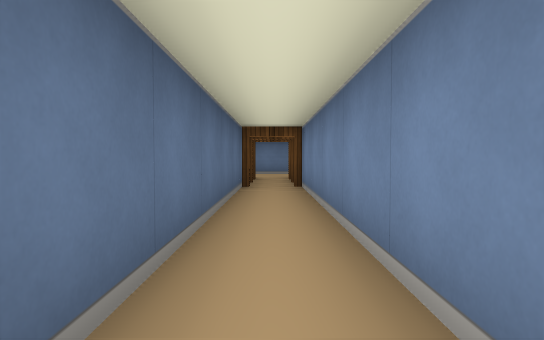
View 1 (above)

17 first-person views from a walk through a cub3D ray-caster map. The camera is about half as high as the walls, tilts 2° down and sees 75° across. The floor is counted in squares. Each view is taken from the middle of a square. On the plan, view 1 faces up. The plan holds only what a view shows up to about 9 squares ahead; the rest is blank.

View 2
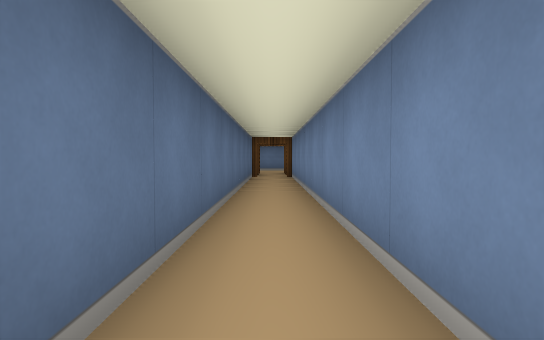

View 3
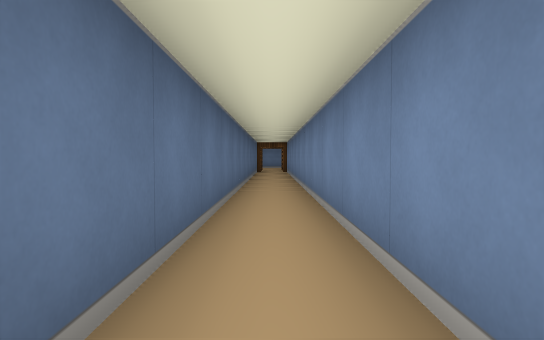

View 4
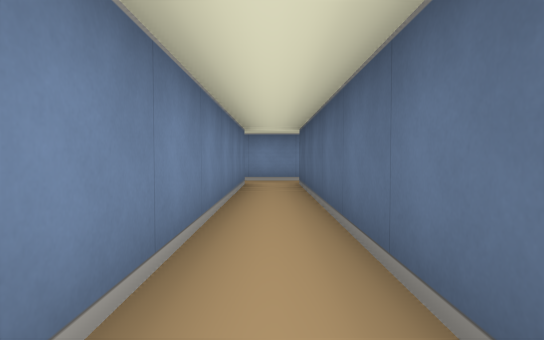

View 5
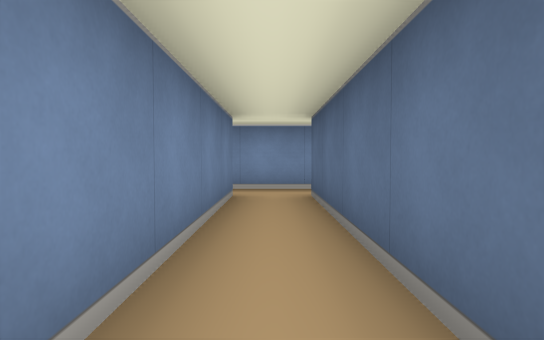

View 6
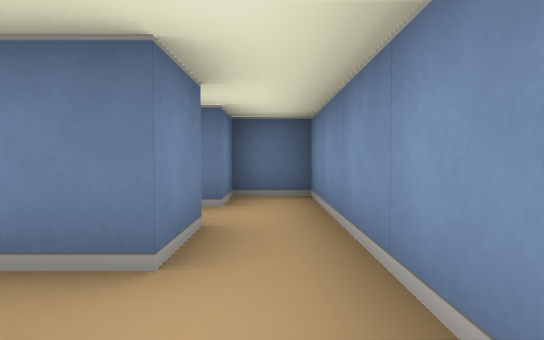

View 7
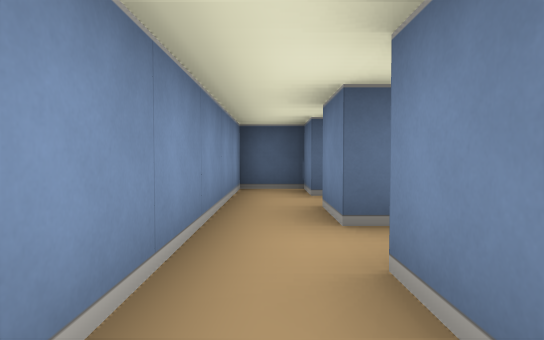

View 8
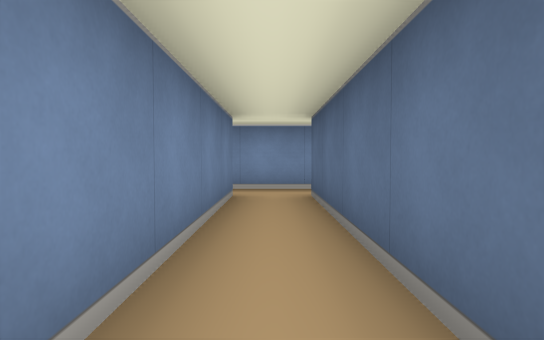

View 9
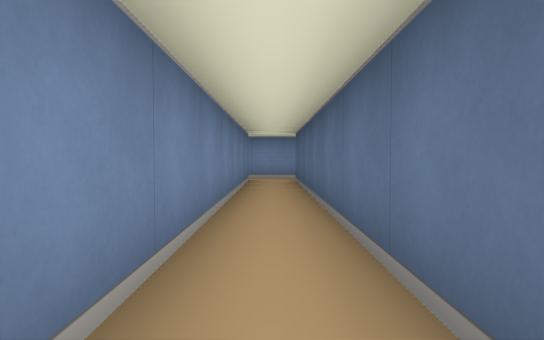

View 10
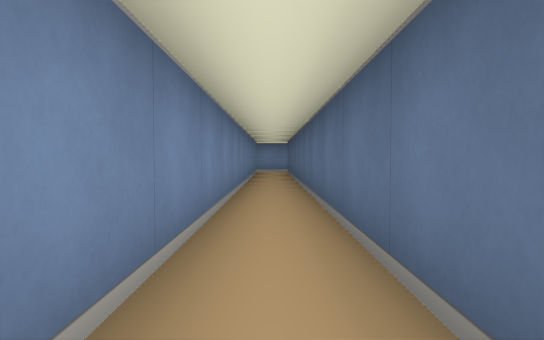

View 11
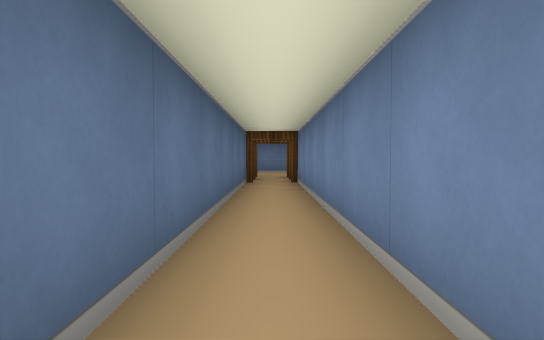

View 12
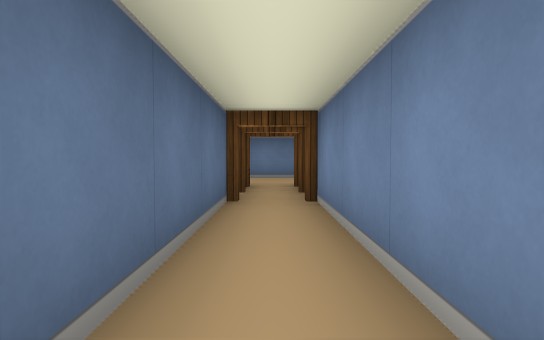

View 13
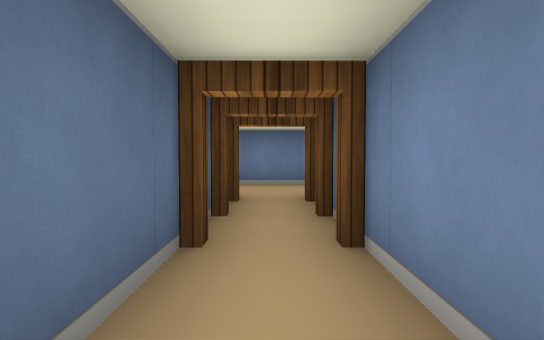

View 14
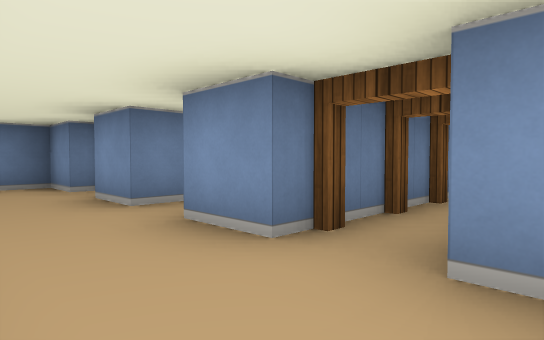

View 15
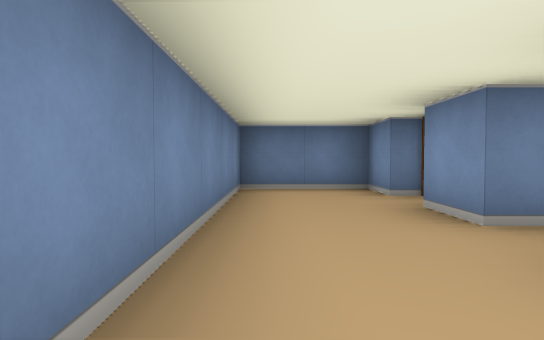

View 16
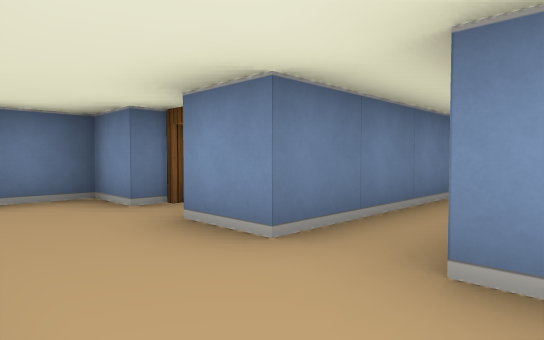

View 17
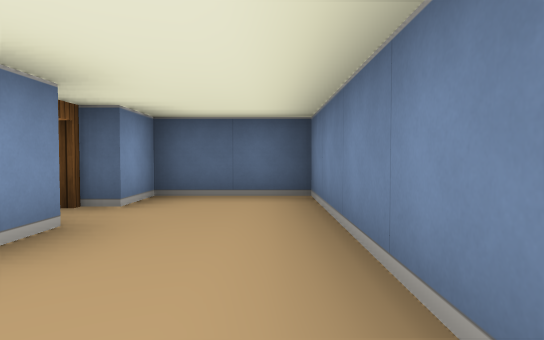

### Floor plan
Points are (right, up) in squares from view 1. A wall is a line through its corners. A room is listed if a view was taken in it or the views show most of it. See-through windows are left out.
Room 1 (views 1, 2, 3, 4, 5, 7)
walls: (-1.5, -10.5) (1.5, -10.5) (1.5, -9.5) (0.5, -9.5) (0.5, 8.5); (-0.5, 6) (-0.5, -9.5) (-1.5, -9.5)
ways out: opening at (-1, -10) to room 3; open door at (0, 7) to room 3
Room 2 (views 6, 8, 9, 10, 11, 12, 13)
walls: (-2.5, -9.5) (-3.5, -9.5) (-3.5, 8.5); (-4.5, 8.5) (-4.5, -9.5) (-5.5, -9.5) (-5.5, -10.5) (-2.5, -10.5)
ways out: opening at (-3, -10) to room 3; open door at (-4, 7) to room 3
Room 3 (views 14, 15, 16, 17)
walls: (-1.5, 5.4) (-1.5, 8.5) (-0.5, 8.5); (-3.5, 8.5) (-2.5, 8.5); (0.5, 8.5) (1.5, 8.5) (1.5, 10.5) (-5.5, 10.5) (-5.5, 8.5) (-4.5, 8.5); (-1.5, -9.5) (-1.5, -8.8); (-2.5, -10.5) (-1.5, -10.5)
ways out: opening at (-1, -10) to room 1; open door at (0, 7) to room 1; opening at (-3, -10) to room 2; open door at (-4, 7) to room 2

Positions as (right, up) in squares from view 1, and headings:
1: (0, 0), facing up
2: (0, -3), facing up
3: (0, -6), facing up
4: (0, -3), facing down
5: (0, -5), facing down
6: (-3, -10), facing right
7: (0, -10), facing left
8: (-4, -5), facing down
9: (-4, -2), facing down
10: (-4, 2), facing down
11: (-4, -1), facing up
12: (-4, 2), facing up
13: (-4, 4), facing up
14: (-5, 10), facing down-right
15: (-4, 10), facing right
16: (-3, 10), facing down-right
17: (-1, 10), facing left
